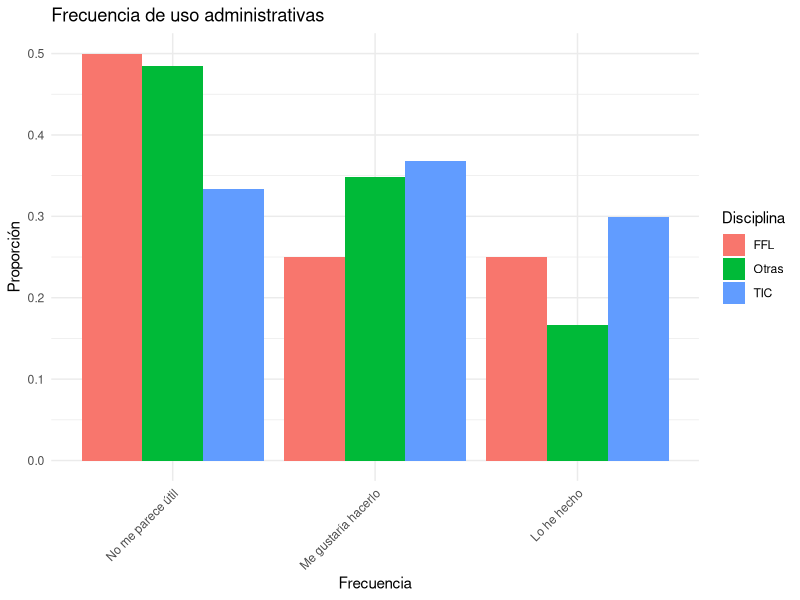
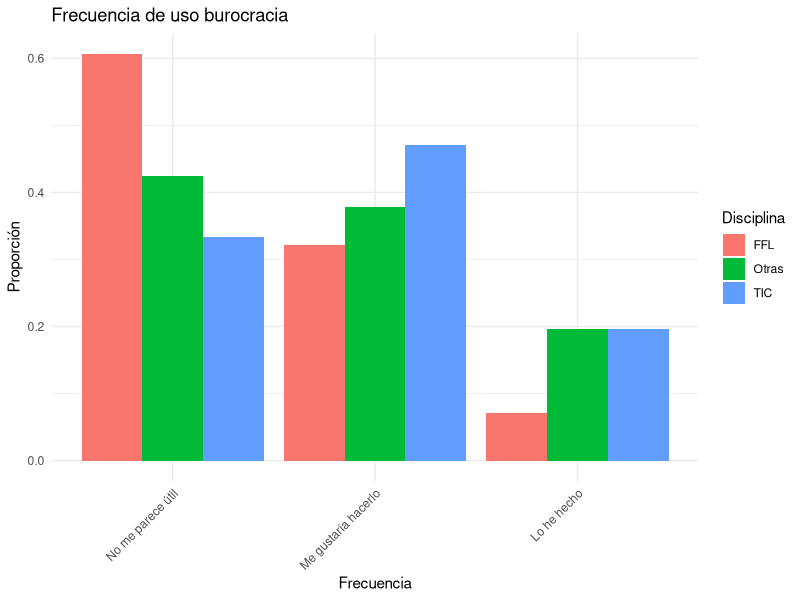
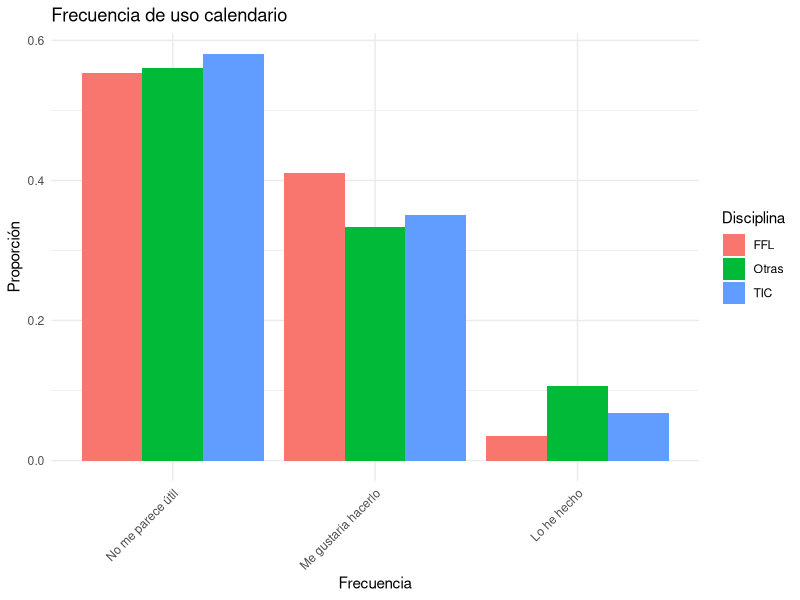
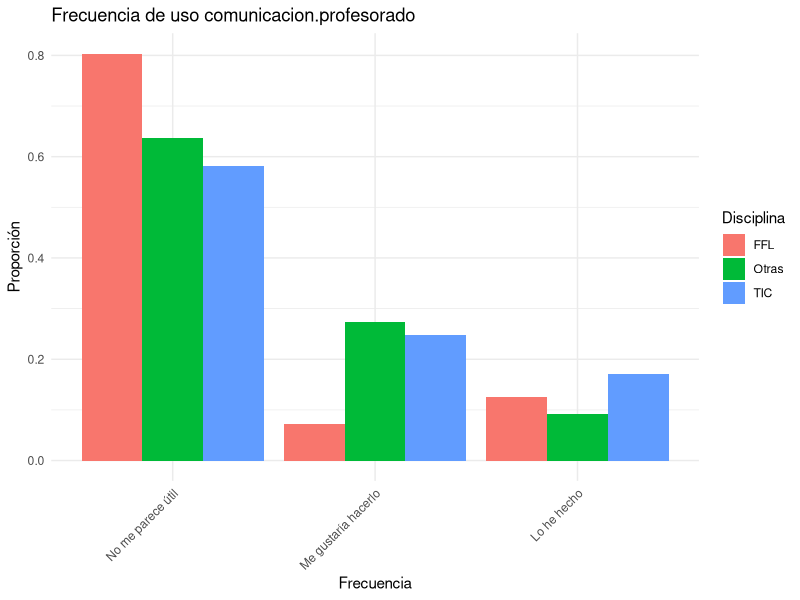
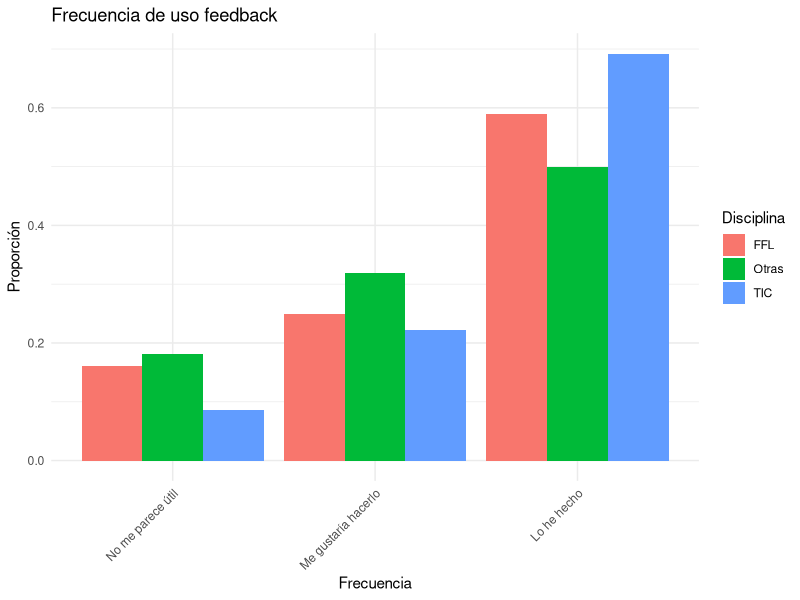
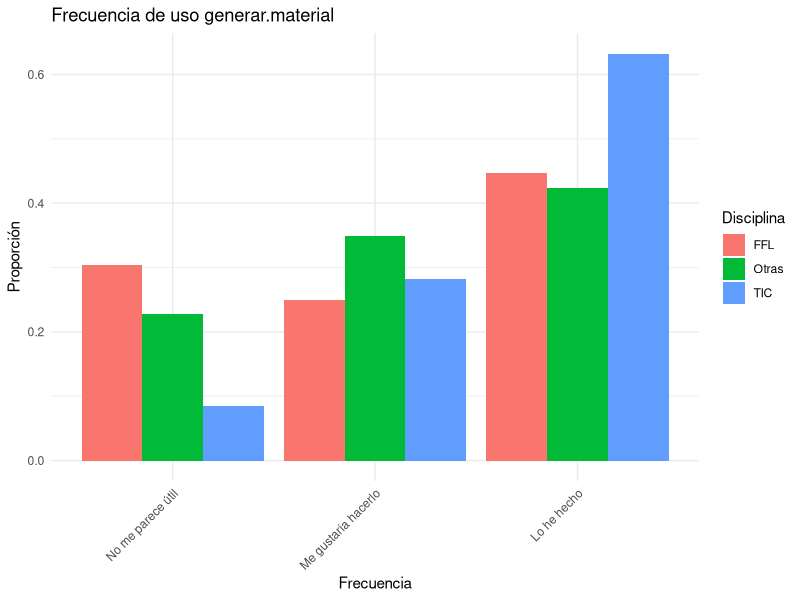
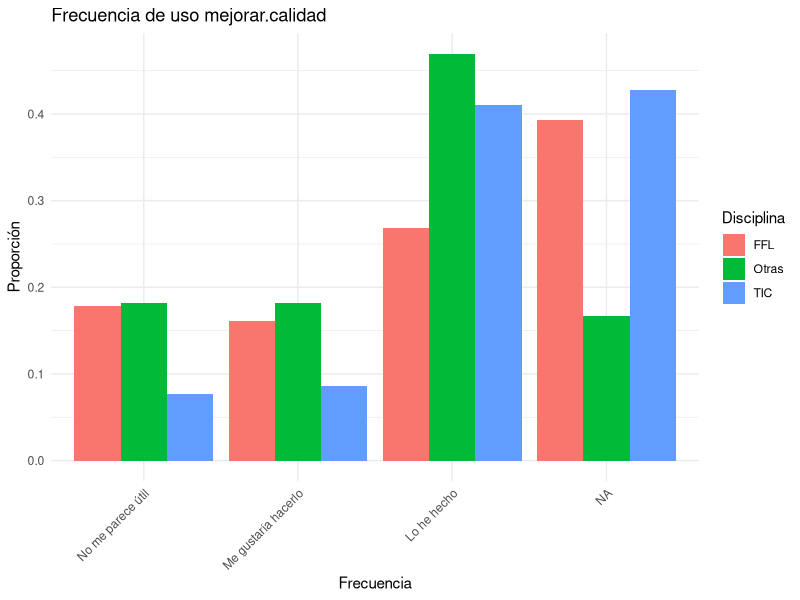
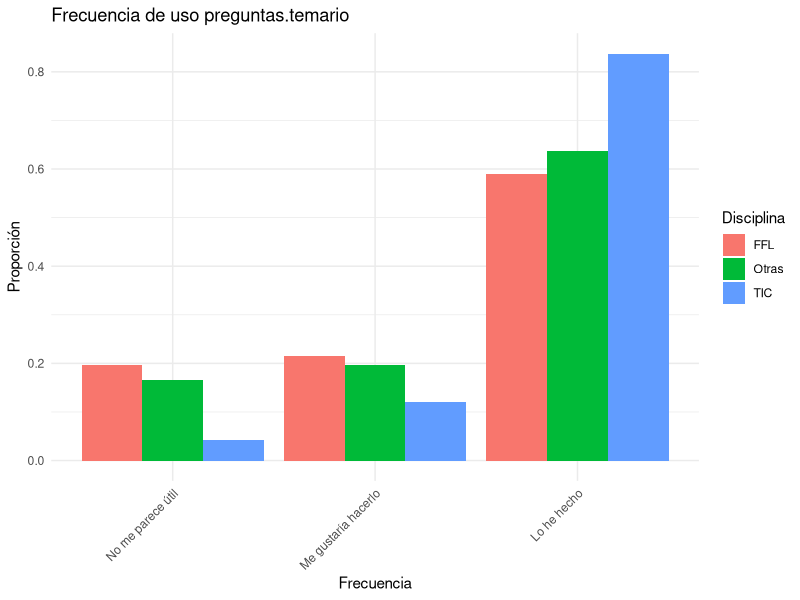

Source code (R) for these figures, in order: (Note: this script raises an error after producing the figures.)
library(ggplot2)
library(dplyr)

frecuencias_data <- read.csv("data/frecuencias-uso.csv", header = TRUE, sep = ";")


columnas <- strsplit("administrativas;burocracia;calendario;comunicacion-profesorado;feedback;generar-material;mejorar-calidad;preguntas-temario;preparar-examen;profesor-particular;resumen;traduccion", ";")

for ( i in columnas[[1]] ) {
  # Change _ in i to .
  i <- gsub("-", ".", i)
  cat("Procesando disciplina:", i, "\n")
  frecuencias_uso_data  <-  data.frame(Disciplina = frecuencias_data$Disciplina,
                                       frecuencias_data[i])

  porcentajes_data <-  frecuencias_uso_data %>% group_by(Disciplina,.data[[i]]) %>%
  summarise(Número = n()) %>%
  mutate(Proporción = Número / sum(Número))

  porcentajes_data$Frecuencia <- factor(porcentajes_data[[i]],
                                      levels = c("No me parece útil", "Me gustaría hacerlo", "Lo he hecho"))

  ggplot(porcentajes_data, aes(x=Frecuencia, fill=Disciplina, y = Proporción)) +
    geom_bar( stat="identity", position="dodge") +
    labs(title=paste0("Frecuencia de uso ",i), x="Frecuencia", y="Proporción") +
    theme_minimal() +
  theme(axis.text.x = element_text(angle = 45, hjust = 1))
  ggsave(paste0("figures/frecuencias-uso-",i, ".png"), width = 10, height = 6)
}
frecuencia_tabla <- table( frecuencias_data$Frecuencia, frecuencias_data$Disciplina)
chisq_frecuencia <- chisq.test(frecuencia_tabla)
